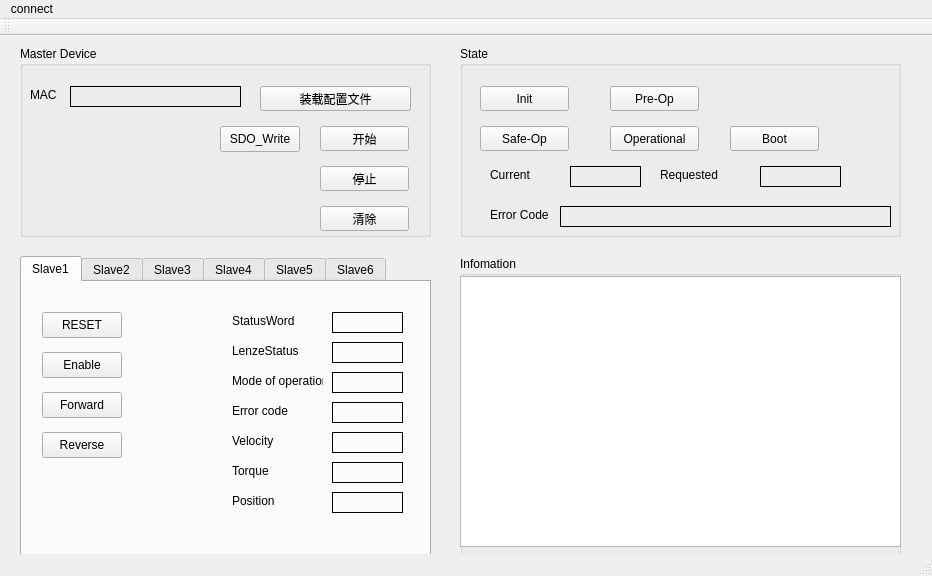
<?xml version="1.0" encoding="UTF-8"?>
<ui version="4.0">
 <class>MainWindow</class>
 <widget class="QMainWindow" name="MainWindow">
  <property name="geometry">
   <rect>
    <x>0</x>
    <y>0</y>
    <width>932</width>
    <height>576</height>
   </rect>
  </property>
  <property name="windowTitle">
   <string>EtherCAT Master</string>
  </property>
  <widget class="QWidget" name="centralWidget">
   <widget class="QGroupBox" name="groupBox">
    <property name="geometry">
     <rect>
      <x>20</x>
      <y>10</y>
      <width>411</width>
      <height>191</height>
     </rect>
    </property>
    <property name="title">
     <string>Master Device</string>
    </property>
    <property name="flat">
     <bool>false</bool>
    </property>
    <widget class="QPushButton" name="startButton">
     <property name="geometry">
      <rect>
       <x>300</x>
       <y>80</y>
       <width>89</width>
       <height>25</height>
      </rect>
     </property>
     <property name="text">
      <string>开始</string>
     </property>
    </widget>
    <widget class="QPushButton" name="stopButton">
     <property name="geometry">
      <rect>
       <x>300</x>
       <y>120</y>
       <width>89</width>
       <height>25</height>
      </rect>
     </property>
     <property name="text">
      <string>停止</string>
     </property>
    </widget>
    <widget class="QPushButton" name="cfgButton">
     <property name="geometry">
      <rect>
       <x>240</x>
       <y>40</y>
       <width>151</width>
       <height>25</height>
      </rect>
     </property>
     <property name="text">
      <string>装载配置文件</string>
     </property>
    </widget>
    <widget class="QLabel" name="label_3">
     <property name="geometry">
      <rect>
       <x>10</x>
       <y>40</y>
       <width>41</width>
       <height>17</height>
      </rect>
     </property>
     <property name="text">
      <string>MAC</string>
     </property>
    </widget>
    <widget class="QLabel" name="currentlabel_2">
     <property name="geometry">
      <rect>
       <x>50</x>
       <y>40</y>
       <width>171</width>
       <height>21</height>
      </rect>
     </property>
     <property name="toolTipDuration">
      <number>-1</number>
     </property>
     <property name="frameShape">
      <enum>QFrame::Panel</enum>
     </property>
     <property name="text">
      <string/>
     </property>
     <property name="scaledContents">
      <bool>false</bool>
     </property>
    </widget>
    <widget class="QPushButton" name="clearButton">
     <property name="geometry">
      <rect>
       <x>300</x>
       <y>160</y>
       <width>89</width>
       <height>25</height>
      </rect>
     </property>
     <property name="text">
      <string>清除</string>
     </property>
    </widget>
    <widget class="QPushButton" name="SDO_read">
     <property name="geometry">
      <rect>
       <x>200</x>
       <y>80</y>
       <width>80</width>
       <height>26</height>
      </rect>
     </property>
     <property name="text">
      <string>SDO_Write</string>
     </property>
    </widget>
   </widget>
   <widget class="QTabWidget" name="tabWidget">
    <property name="geometry">
     <rect>
      <x>20</x>
      <y>220</y>
      <width>411</width>
      <height>301</height>
     </rect>
    </property>
    <property name="currentIndex">
     <number>0</number>
    </property>
    <widget class="QWidget" name="tab">
     <attribute name="title">
      <string>Slave1</string>
     </attribute>
     <widget class="QPushButton" name="enableButton">
      <property name="geometry">
       <rect>
        <x>20</x>
        <y>70</y>
        <width>80</width>
        <height>26</height>
       </rect>
      </property>
      <property name="text">
       <string>Enable</string>
      </property>
     </widget>
     <widget class="QPushButton" name="forwardButton">
      <property name="geometry">
       <rect>
        <x>20</x>
        <y>110</y>
        <width>80</width>
        <height>26</height>
       </rect>
      </property>
      <property name="text">
       <string>Forward</string>
      </property>
     </widget>
     <widget class="QPushButton" name="reverseButton">
      <property name="geometry">
       <rect>
        <x>20</x>
        <y>150</y>
        <width>80</width>
        <height>26</height>
       </rect>
      </property>
      <property name="text">
       <string>Reverse</string>
      </property>
     </widget>
     <widget class="QLabel" name="label_5">
      <property name="geometry">
       <rect>
        <x>210</x>
        <y>30</y>
        <width>71</width>
        <height>18</height>
       </rect>
      </property>
      <property name="text">
       <string>StatusWord</string>
      </property>
     </widget>
     <widget class="QLabel" name="label_6">
      <property name="geometry">
       <rect>
        <x>210</x>
        <y>90</y>
        <width>91</width>
        <height>18</height>
       </rect>
      </property>
      <property name="text">
       <string>Mode of operation</string>
      </property>
     </widget>
     <widget class="QLabel" name="Stawordlabel">
      <property name="geometry">
       <rect>
        <x>310</x>
        <y>30</y>
        <width>71</width>
        <height>21</height>
       </rect>
      </property>
      <property name="toolTipDuration">
       <number>-1</number>
      </property>
      <property name="frameShape">
       <enum>QFrame::Panel</enum>
      </property>
      <property name="text">
       <string/>
      </property>
      <property name="scaledContents">
       <bool>false</bool>
      </property>
     </widget>
     <widget class="QLabel" name="MotStalabel">
      <property name="geometry">
       <rect>
        <x>310</x>
        <y>90</y>
        <width>71</width>
        <height>21</height>
       </rect>
      </property>
      <property name="toolTipDuration">
       <number>-1</number>
      </property>
      <property name="frameShape">
       <enum>QFrame::Panel</enum>
      </property>
      <property name="text">
       <string/>
      </property>
      <property name="scaledContents">
       <bool>false</bool>
      </property>
     </widget>
     <widget class="QLabel" name="label_7">
      <property name="geometry">
       <rect>
        <x>210</x>
        <y>150</y>
        <width>71</width>
        <height>18</height>
       </rect>
      </property>
      <property name="text">
       <string>Velocity</string>
      </property>
     </widget>
     <widget class="QLabel" name="label_8">
      <property name="geometry">
       <rect>
        <x>210</x>
        <y>180</y>
        <width>71</width>
        <height>18</height>
       </rect>
      </property>
      <property name="text">
       <string>Torque</string>
      </property>
     </widget>
     <widget class="QLabel" name="label_9">
      <property name="geometry">
       <rect>
        <x>210</x>
        <y>210</y>
        <width>71</width>
        <height>18</height>
       </rect>
      </property>
      <property name="text">
       <string>Position</string>
      </property>
     </widget>
     <widget class="QLabel" name="VelVallabel">
      <property name="geometry">
       <rect>
        <x>310</x>
        <y>150</y>
        <width>71</width>
        <height>21</height>
       </rect>
      </property>
      <property name="toolTipDuration">
       <number>-1</number>
      </property>
      <property name="frameShape">
       <enum>QFrame::Panel</enum>
      </property>
      <property name="text">
       <string/>
      </property>
      <property name="scaledContents">
       <bool>false</bool>
      </property>
     </widget>
     <widget class="QLabel" name="TorVallabel">
      <property name="geometry">
       <rect>
        <x>310</x>
        <y>180</y>
        <width>71</width>
        <height>21</height>
       </rect>
      </property>
      <property name="toolTipDuration">
       <number>-1</number>
      </property>
      <property name="frameShape">
       <enum>QFrame::Panel</enum>
      </property>
      <property name="text">
       <string/>
      </property>
      <property name="scaledContents">
       <bool>false</bool>
      </property>
     </widget>
     <widget class="QLabel" name="Posilabel">
      <property name="geometry">
       <rect>
        <x>310</x>
        <y>210</y>
        <width>71</width>
        <height>21</height>
       </rect>
      </property>
      <property name="toolTipDuration">
       <number>-1</number>
      </property>
      <property name="frameShape">
       <enum>QFrame::Panel</enum>
      </property>
      <property name="text">
       <string/>
      </property>
      <property name="scaledContents">
       <bool>false</bool>
      </property>
     </widget>
     <widget class="QLabel" name="label_10">
      <property name="geometry">
       <rect>
        <x>210</x>
        <y>120</y>
        <width>71</width>
        <height>18</height>
       </rect>
      </property>
      <property name="text">
       <string>Error code</string>
      </property>
     </widget>
     <widget class="QLabel" name="errcodelabel">
      <property name="geometry">
       <rect>
        <x>310</x>
        <y>120</y>
        <width>71</width>
        <height>21</height>
       </rect>
      </property>
      <property name="toolTipDuration">
       <number>-1</number>
      </property>
      <property name="frameShape">
       <enum>QFrame::Panel</enum>
      </property>
      <property name="text">
       <string/>
      </property>
      <property name="scaledContents">
       <bool>false</bool>
      </property>
     </widget>
     <widget class="QPushButton" name="resetButton">
      <property name="geometry">
       <rect>
        <x>20</x>
        <y>30</y>
        <width>80</width>
        <height>26</height>
       </rect>
      </property>
      <property name="text">
       <string>RESET</string>
      </property>
     </widget>
     <widget class="QLabel" name="LenzeStalabel">
      <property name="geometry">
       <rect>
        <x>310</x>
        <y>60</y>
        <width>71</width>
        <height>21</height>
       </rect>
      </property>
      <property name="toolTipDuration">
       <number>-1</number>
      </property>
      <property name="frameShape">
       <enum>QFrame::Panel</enum>
      </property>
      <property name="text">
       <string/>
      </property>
      <property name="scaledContents">
       <bool>false</bool>
      </property>
     </widget>
     <widget class="QLabel" name="label_11">
      <property name="geometry">
       <rect>
        <x>210</x>
        <y>60</y>
        <width>71</width>
        <height>18</height>
       </rect>
      </property>
      <property name="text">
       <string>LenzeStatus</string>
      </property>
     </widget>
    </widget>
    <widget class="QWidget" name="tab_2">
     <attribute name="title">
      <string>Slave2</string>
     </attribute>
    </widget>
    <widget class="QWidget" name="tab_3">
     <attribute name="title">
      <string>Slave3</string>
     </attribute>
    </widget>
    <widget class="QWidget" name="tab_4">
     <attribute name="title">
      <string>Slave4</string>
     </attribute>
    </widget>
    <widget class="QWidget" name="tab_5">
     <attribute name="title">
      <string>Slave5</string>
     </attribute>
    </widget>
    <widget class="QWidget" name="tab_6">
     <attribute name="title">
      <string>Slave6</string>
     </attribute>
    </widget>
   </widget>
   <widget class="QGroupBox" name="groupBox_2">
    <property name="geometry">
     <rect>
      <x>460</x>
      <y>10</y>
      <width>441</width>
      <height>191</height>
     </rect>
    </property>
    <property name="title">
     <string>State</string>
    </property>
    <widget class="QPushButton" name="initButton">
     <property name="geometry">
      <rect>
       <x>20</x>
       <y>40</y>
       <width>89</width>
       <height>25</height>
      </rect>
     </property>
     <property name="text">
      <string>Init</string>
     </property>
    </widget>
    <widget class="QPushButton" name="preopButton">
     <property name="geometry">
      <rect>
       <x>150</x>
       <y>40</y>
       <width>89</width>
       <height>25</height>
      </rect>
     </property>
     <property name="text">
      <string>Pre-Op</string>
     </property>
    </widget>
    <widget class="QPushButton" name="opButton">
     <property name="geometry">
      <rect>
       <x>150</x>
       <y>80</y>
       <width>89</width>
       <height>25</height>
      </rect>
     </property>
     <property name="text">
      <string>Operational</string>
     </property>
    </widget>
    <widget class="QLabel" name="label">
     <property name="geometry">
      <rect>
       <x>30</x>
       <y>120</y>
       <width>67</width>
       <height>17</height>
      </rect>
     </property>
     <property name="text">
      <string>Current</string>
     </property>
    </widget>
    <widget class="QLabel" name="label_2">
     <property name="geometry">
      <rect>
       <x>200</x>
       <y>120</y>
       <width>81</width>
       <height>17</height>
      </rect>
     </property>
     <property name="text">
      <string>Requested</string>
     </property>
    </widget>
    <widget class="QLabel" name="currentlabel">
     <property name="geometry">
      <rect>
       <x>110</x>
       <y>120</y>
       <width>71</width>
       <height>21</height>
      </rect>
     </property>
     <property name="toolTipDuration">
      <number>-1</number>
     </property>
     <property name="frameShape">
      <enum>QFrame::Panel</enum>
     </property>
     <property name="text">
      <string/>
     </property>
     <property name="scaledContents">
      <bool>false</bool>
     </property>
    </widget>
    <widget class="QLabel" name="requestedlabel">
     <property name="geometry">
      <rect>
       <x>300</x>
       <y>120</y>
       <width>81</width>
       <height>21</height>
      </rect>
     </property>
     <property name="toolTipDuration">
      <number>-1</number>
     </property>
     <property name="frameShape">
      <enum>QFrame::Panel</enum>
     </property>
     <property name="text">
      <string/>
     </property>
     <property name="scaledContents">
      <bool>false</bool>
     </property>
    </widget>
    <widget class="QPushButton" name="safeopButton">
     <property name="geometry">
      <rect>
       <x>20</x>
       <y>80</y>
       <width>89</width>
       <height>25</height>
      </rect>
     </property>
     <property name="text">
      <string>Safe-Op</string>
     </property>
    </widget>
    <widget class="QPushButton" name="bootButton">
     <property name="geometry">
      <rect>
       <x>270</x>
       <y>80</y>
       <width>89</width>
       <height>25</height>
      </rect>
     </property>
     <property name="text">
      <string>Boot</string>
     </property>
    </widget>
    <widget class="QLabel" name="Errcodelabel">
     <property name="geometry">
      <rect>
       <x>100</x>
       <y>160</y>
       <width>331</width>
       <height>21</height>
      </rect>
     </property>
     <property name="toolTipDuration">
      <number>-1</number>
     </property>
     <property name="frameShape">
      <enum>QFrame::Panel</enum>
     </property>
     <property name="text">
      <string/>
     </property>
     <property name="scaledContents">
      <bool>false</bool>
     </property>
    </widget>
    <widget class="QLabel" name="label_4">
     <property name="geometry">
      <rect>
       <x>30</x>
       <y>160</y>
       <width>81</width>
       <height>17</height>
      </rect>
     </property>
     <property name="text">
      <string>Error Code</string>
     </property>
    </widget>
    <zorder>initButton</zorder>
    <zorder>preopButton</zorder>
    <zorder>opButton</zorder>
    <zorder>safeopButton</zorder>
    <zorder>label</zorder>
    <zorder>label_2</zorder>
    <zorder>currentlabel</zorder>
    <zorder>requestedlabel</zorder>
    <zorder>bootButton</zorder>
    <zorder>Errcodelabel</zorder>
    <zorder>label_4</zorder>
   </widget>
   <widget class="QGroupBox" name="groupBox_3">
    <property name="geometry">
     <rect>
      <x>460</x>
      <y>220</y>
      <width>441</width>
      <height>301</height>
     </rect>
    </property>
    <property name="title">
     <string>Infomation</string>
    </property>
    <widget class="QTextBrowser" name="infoBrowser">
     <property name="geometry">
      <rect>
       <x>0</x>
       <y>20</y>
       <width>441</width>
       <height>271</height>
      </rect>
     </property>
    </widget>
   </widget>
  </widget>
  <widget class="QMenuBar" name="menuBar">
   <property name="geometry">
    <rect>
     <x>0</x>
     <y>0</y>
     <width>932</width>
     <height>23</height>
    </rect>
   </property>
   <widget class="QMenu" name="menuconnect">
    <property name="title">
     <string>connect</string>
    </property>
    <addaction name="separator"/>
    <addaction name="separator"/>
    <addaction name="separator"/>
    <addaction name="actionSelecNIC"/>
   </widget>
   <addaction name="menuconnect"/>
  </widget>
  <widget class="QToolBar" name="mainToolBar">
   <attribute name="toolBarArea">
    <enum>TopToolBarArea</enum>
   </attribute>
   <attribute name="toolBarBreak">
    <bool>false</bool>
   </attribute>
  </widget>
  <widget class="QStatusBar" name="statusBar"/>
  <action name="actionSelecNIC">
   <property name="text">
    <string>SelecNIC</string>
   </property>
  </action>
  <action name="actionReConnect">
   <property name="text">
    <string>ReConnect</string>
   </property>
  </action>
 </widget>
 <layoutdefault spacing="6" margin="11"/>
 <resources/>
 <connections/>
</ui>
